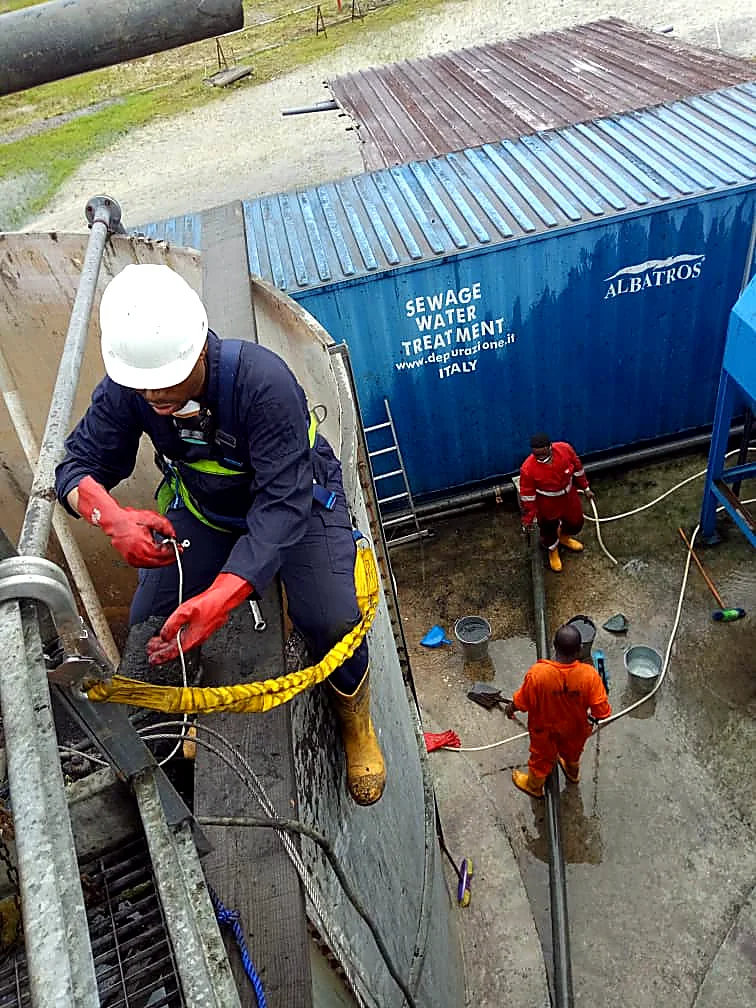
#> input picture source-assets/originals/photos/project-01.webp, 756 x 1008 px; its folder holds 4 pictures in this run
$ python optimize-images.py
#> lines starting #> are read from the running program, lines starting #| are printed output that depends on the picture
#!/usr/bin/env python3
"""Regenerates responsive images, logos, favicons and the OG image from source-assets/originals.
Originals are never modified. Requires Pillow.  Run: python3 tools/optimize-images.py"""
import os, glob, json
from collections import Counter
from PIL import Image, ImageDraw

R = os.path.dirname(os.path.dirname(os.path.abspath(__file__)))
SRC = f'{R}/source-assets/originals'
OUT = f'{R}/public/assets/img'
os.makedirs(OUT, exist_ok=True)
SKIP = {'11', '32', '39', '53'}  # 11 casual selfie, 32 duplicate of 29, 39 dark/soft, 53 near-duplicate of 45
WIDTHS = [400, 800, 1200]

MANIFEST = {}
for f in sorted(glob.glob(f'{SRC}/photos/project-*.webp')):
    n = os.path.basename(f)[8:10]
    if n in SKIP:
        continue
    im = Image.open(f).convert('RGB')
#> im is the input picture: PIL image 756x1008 RGB; mean R, G, B 111, 114.4, 114.1
    w, h = im.size
#> w = 756; h = 1008
    ws = sorted({min(x, w) for x in WIDTHS})  # never upscale
#> ws = [400, 756]
    for x in ws:
        im.resize((x, round(h * x / w)), Image.LANCZOS).save(f'{OUT}/p{n}-{x}.webp', 'WEBP', quality=76, method=6)
#> this loop made 2 passes
#> pass 1, `im.resize((x, round(h * x / w)), Image.LANCZOS).save(f'{OUT}/p{n}-{x}...`:
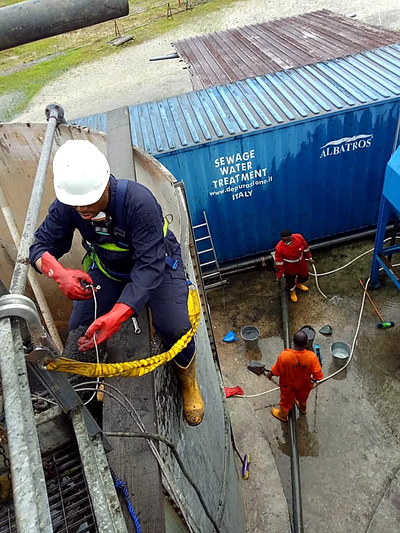
#> saved as p01-400.webp: PIL image 400x533 RGB; mean R, G, B 111.1, 114.4, 114.1
    MANIFEST[n] = {'w': w, 'h': h, 'widths': ws}
    print(n, im.size, ws)
#| 01 (756, 1008) [400, 756]
#> pass 2 of the loop `for f in sorted(glob.glob(f'{SRC}/photos/project-*.webp')):`:
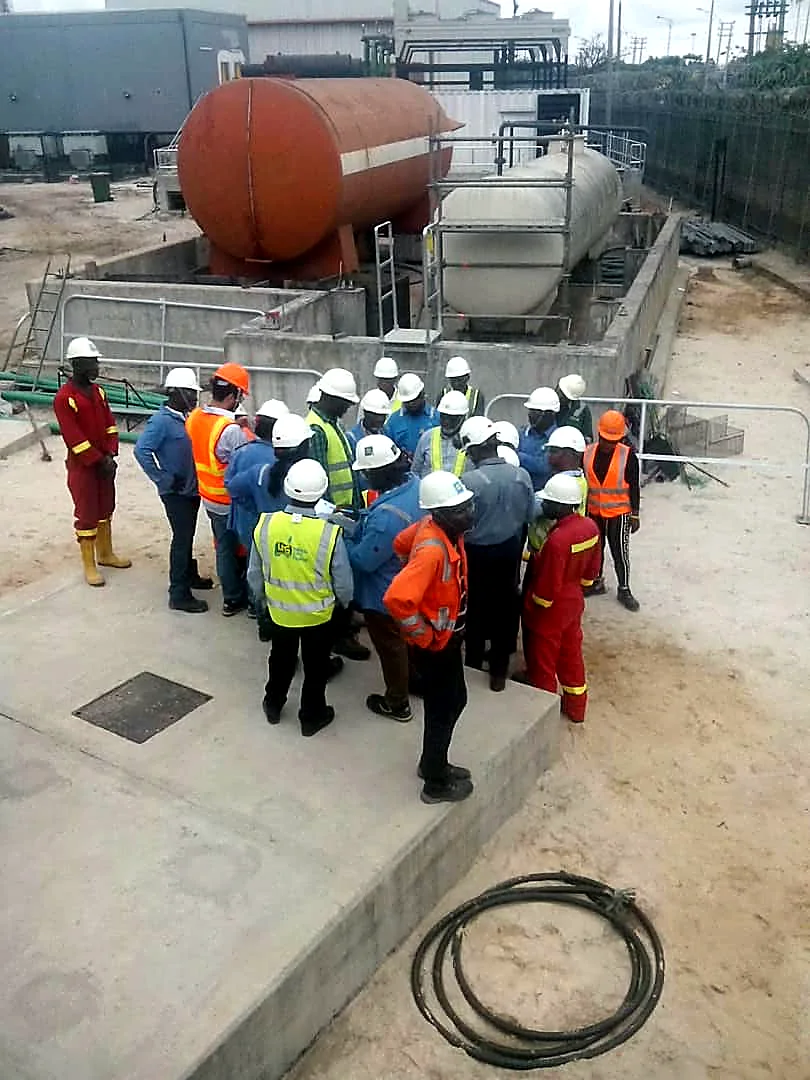
#> input picture source-assets/originals/photos/project-02.webp, 810 x 1080 px
#> im is the input picture: PIL image 810x1080 RGB; mean R, G, B 139.8, 133.1, 122.9
#> the loop `for x in ws:` made 3 passes
#> pass 1, `im.resize((x, round(h * x / w)), Image.LANCZOS).save(f'{OUT}/p{n}-{x}...`:
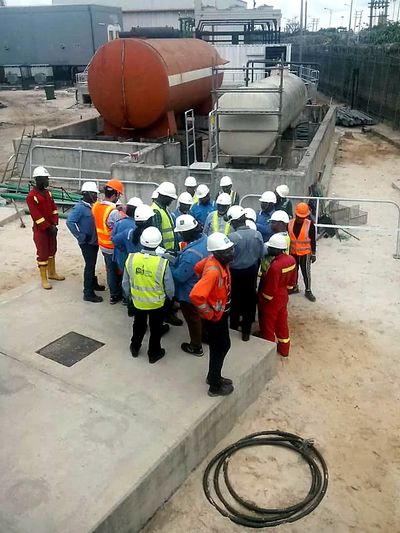
#> saved as p02-400.webp: PIL image 400x533 RGB; mean R, G, B 139.8, 133.1, 122.9
#| 02 (810, 1080) [400, 800, 810]
#> pass 3 of the loop `for f in sorted(glob.glob(f'{SRC}/photos/project-*.webp')):`:
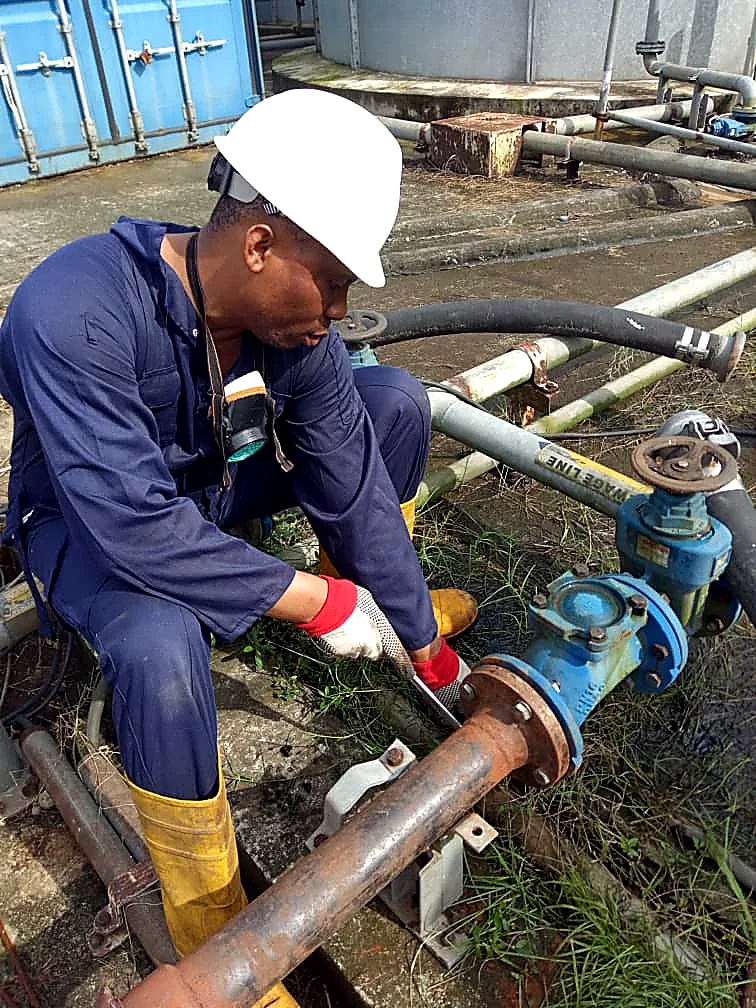
#> input picture source-assets/originals/photos/project-04.webp, 756 x 1008 px
#> im is the input picture: PIL image 756x1008 RGB; mean R, G, B 101.9, 98.9, 98.3
#> the loop `for x in ws:` made 2 passes
#> pass 1, `im.resize((x, round(h * x / w)), Image.LANCZOS).save(f'{OUT}/p{n}-{x}...`:
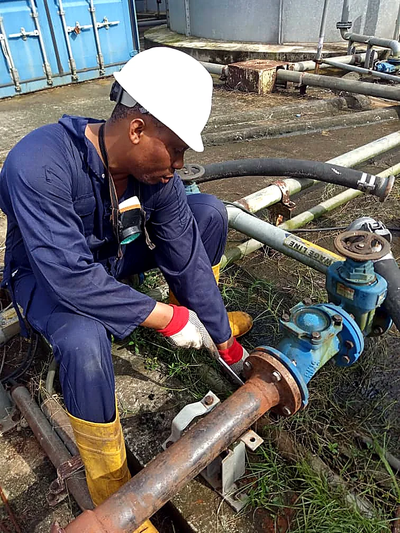
#> saved as p04-400.webp: PIL image 400x533 RGB; mean R, G, B 102, 98.9, 98.4
#| 04 (756, 1008) [400, 756]
#> the loop made 4 passes; the first 3 are shown

# Regenerate brand assets from the current approved logo.
import subprocess, sys
#> (the run stopped early here; a loop or call above may not have finished)
